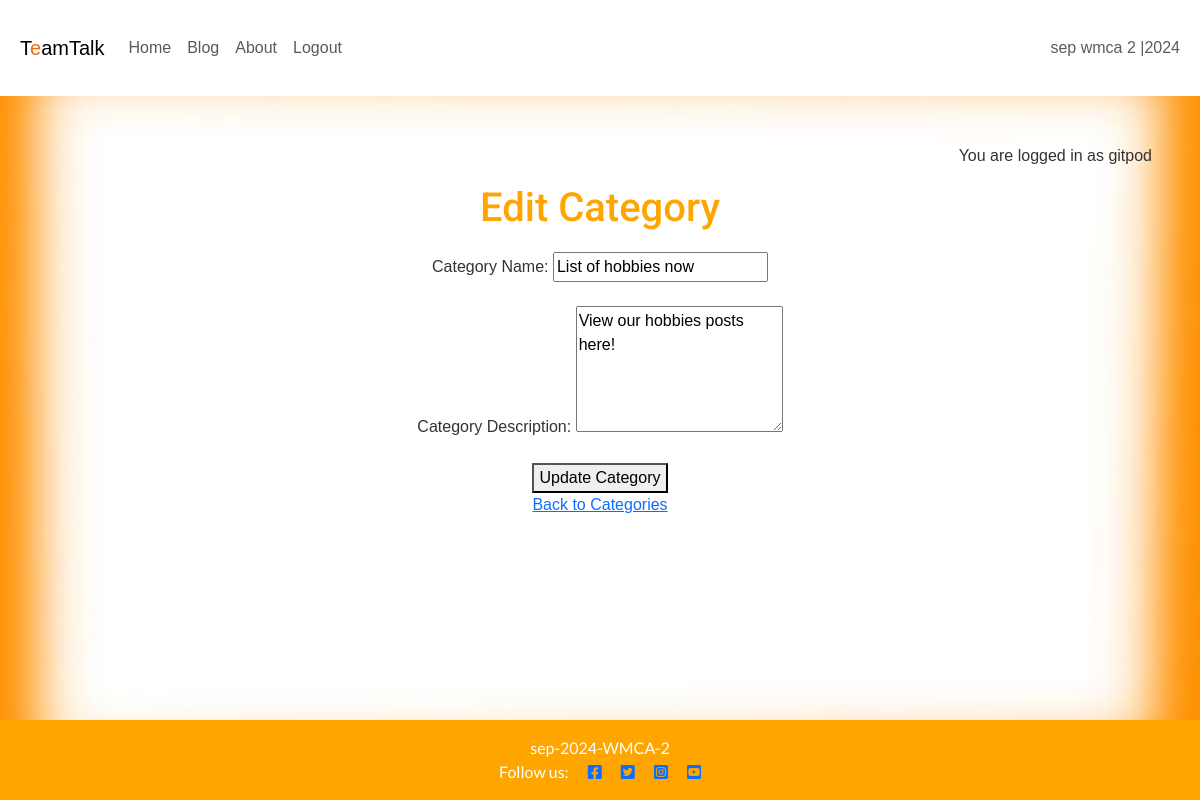
/blog/categories/edit/4/ (signed in), run on the app's committed database.
### blog/models.py (models this page shows, shortened)
class Category(models.Model):
    name = models.CharField(max_length=100, unique=True)
    description = models.TextField(blank=True, null=True)
    author = models.ForeignKey(
        User, on_delete=models.CASCADE, related_name="categories")

### blog/views.py (the view, shortened to what this page needs)
# urls.py: path('categories/edit/<int:pk>/', views.edit_category,
def edit_category(request, pk):
    category = get_object_or_404(Category, pk=pk)
    return render(request, 'blog/edit_category.html', {'category': category})

### blog/templates/blog/edit_category.html (shortened to what this page needs)
{% extends 'base.html' %}
{% block content %}
<h1>Edit Category</h1>
<form method="post">
    <label for="name">Category Name:</label>
    <input type="text" name="name" id="name" value="{{ category.name }}" required>
    <br><br>
    <label for="description">Category Description:</label>
    <textarea name="description" id="description" rows="5" required>{{ category.description }}</textarea>
    <br><br>
    <button type="submit">Update Category</button>
</form>
<a href="{% url 'categories' %}">Back to Categories</a>
{% endblock %}

### templates/base.html (shortened to what this page needs)
{% load static %}
{% url 'post_detail' as post_detail_url %}
{% url 'home' as home_url %}
{% url 'about' as about_url %}
{% url 'account_login' as login_url %}
{% url 'account_signup' as signup_url %}
{% url 'account_logout' as logout_url %}
<!DOCTYPE html>
<html lang="en">
<head>
    <link rel="stylesheet" href="https://cdnjs.cloudflare.com/ajax/libs/font-awesome/5.15.3/css/all.min.css">
    <link href="https://cdn.jsdelivr.net/npm/bootstrap@5.3.3/dist/css/bootstrap.min.css" rel="stylesheet">
    <link rel="stylesheet" href="{% static 'css/style.css' %}">
</head>
<body class="d-flex flex-column min-vh-100 main-bg">
    <nav class="navbar navbar-expand-lg navbar-light bg-white">
        <div class="container-fluid">
            <a class="navbar-brand" href="{% url 'home' %}"><span class="brand">T<span class="red-o">e</span>am<span
                        class="thin">Talk</span></span></a>
            <div class="collapse navbar-collapse" id="navbarText">
                <ul class="navbar-nav me-auto mb-2 mb-lg-0">
                    <li class="nav-item">
                        <a class="nav-link {% if request.path == home_url %}active" aria-current="page{% endif %}"
                            href="{% url 'home' %}">Home</a>
                    </li>
                    <li class="nav-item">
                        <a class="nav-link {% if request.path == home_url %}active" aria-current="page{% endif %}"
                            href="{% url 'posts' %}">Blog</a>
                    </li>
                    <li class="nav-item">
                        <a class="nav-link {% if request.path == about_url %}active" aria-current="page{% endif %}"
                            href="{% url 'about' %}">About</a>
                    </li>
                    {% if user.is_authenticated %}
                    <li class="nav-item">
                        <a class="nav-link {% if request.path == logout_url %}active" aria-current="page{% endif %}"
                            href="{% url 'account_logout' %}">Logout</a>
                    </li>
                    {% endif %}
                </ul>
                <span class="navbar-text text-muted">
                    sep wmca 2 |2024
                </span>
            </div>
        </div>
    </nav>
    <main class="flex-shrink-0 flex-grow-1 main-bg">
        {% if user.is_authenticated %}
        <p class="text-end m-3">You are logged in as {{ user }}</p>
        {% else %}
        <p class="text-end m-3">You are not logged in</p>
        {% endif %}
        {% block content %}{% endblock content %}
    </main>
    <footer class="footer mt-auto py-3 dark-bg">
        <p class="m-0 text-center text-white">
      {% block copyright %}sep-2024-WMCA-2{% endblock copyright %}
</p>
<p class="m-0 text-center text-white">
    Follow us:
    <a href="https://www.facebook.com/" target="_blank"><i class="fab fa-facebook-square ms-3"></i></a>
    <a href="https://x.com/" target="_blank"><i class="fab fa-twitter-square ms-3"></i></a>
    <a href="https://www.instagram.com/" target="_blank"><i class="fab fa-instagram-square ms-3"></i></a>
    <a href="https://www.youtube.com/" target="_blank"><i class="fab fa-youtube-square ms-3"></i></a>
</p>
     </footer>
</body>
</html>

### static/css/style.css (style rules this page uses)
body { background-image: url(/static/images/TotFundal2.jpg); background-size: cover; background-position: center; background-repeat: no-repeat; margin: 0; font-family: Arial, sans-serif; background-color: #f7f7f7; color: #333333; }
.red-o { color: #f26914; }
header, footer { background-color: #f26914; color: white; text-align: center; padding: 1rem; font-family: 'Lato', sans-serif; }
footer { left: 0; bottom: 0; width: 100%; }
main { padding: 2rem; text-align: center; }
h1, h2 { margin: 0.5rem 0; font-family: "Roboto"; }
body { font-family: Arial, sans-serif; }
header, footer { text-align: center; background-color: orange; color: white; padding: 10px; }
h1, h2 { color: orange; margin-bottom: 20px; }
.container-fluid { padding: 20px; }

### data on the page
Category: name "List of hobbies now", description "View our hobbies posts here!"

### other printed values
{{ user }} "gitpod"
